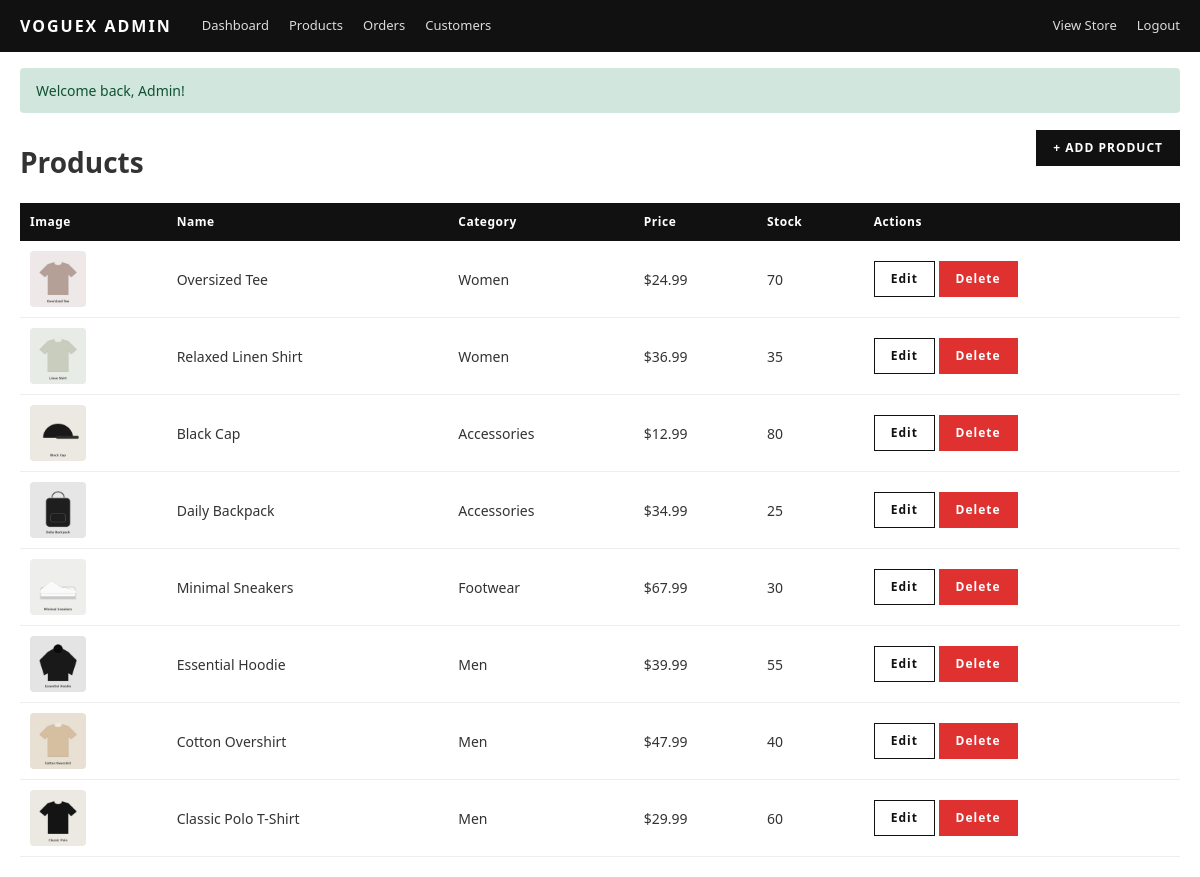
/admin/products.php (signed in), run on the app's committed database.
### tables this page shows
CREATE TABLE IF NOT EXISTS products (
  id INT AUTO_INCREMENT PRIMARY KEY,
  category_id INT NOT NULL,
  name VARCHAR(150) NOT NULL,
  description TEXT,
  price DECIMAL(10,2) NOT NULL,
  old_price DECIMAL(10,2) DEFAULT NULL,
  image VARCHAR(255) DEFAULT 'placeholder.jpg',
  badge VARCHAR(20) DEFAULT NULL,
  stock INT NOT NULL DEFAULT 50,
  is_bestseller TINYINT(1) NOT NULL DEFAULT 0,
  created_at TIMESTAMP DEFAULT CURRENT_TIMESTAMP,
  FOREIGN KEY (category_id) REFERENCES categories(id) ON DELETE CASCADE
);

CREATE TABLE IF NOT EXISTS categories (
  id INT AUTO_INCREMENT PRIMARY KEY,
  name VARCHAR(80) NOT NULL UNIQUE
);

### admin/products.php (the view, shortened to what this page needs)
<?php
include '_header.php';
$res = $conn->query('SELECT p.*, c.name AS cat FROM products p JOIN categories c ON c.id=p.category_id ORDER BY p.id DESC');
?>
<div class="toolbar">
  <h1 class="page-title" style="margin:28px 0 0">Products</h1>
  <a href="product_form.php" class="btn btn-small">+ ADD PRODUCT</a>
</div>
<div class="table-scroll"><table>
  <tr><th>Image</th><th>Name</th><th>Category</th><th>Price</th><th>Stock</th><th>Actions</th></tr>
  <?php while ($p = $res->fetch_assoc()): ?>
  <tr>
    <td><img src="../images/<?= e($p['image']) ?>" alt="" onerror="this.onerror=null;this.src='../images/placeholder.jpg'"></td>
    <td><?= e($p['name']) ?></td>
    <td><?= e($p['cat']) ?></td>
    <td><?= money($p['price']) ?></td>
    <td><?= (int)$p['stock'] ?></td>
    <td>
      <a class="btn btn-small btn-light" href="product_form.php?id=<?= (int)$p['id'] ?>">Edit</a>
      <a class="btn btn-small btn-danger" href="products.php?delete=<?= (int)$p['id'] ?>" data-confirm="Delete this product?">Delete</a>
    </td>
  </tr>
  <?php endwhile; ?>
</table></div>
<?php include '_footer.php'; ?>

### css/style.css (style rules this page uses)
:root { --black:#111; --beige:#efe6da; --grey:#f5f5f5; --red:#e03131; --text:#333; }
* { box-sizing:border-box; margin:0; padding:0; }
body { font-family:'Segoe UI',Arial,sans-serif; color:var(--text); background:#fff; line-height:1.5; }
a { color:inherit; text-decoration:none; }
img { max-width:100%; display:block; }
.btn { display:inline-block; background:var(--black); color:#fff; padding:13px 28px; border:1px solid var(--black); font-size:13px; font-weight:600; letter-spacing:1px; cursor:pointer; }
.btn-light { background:transparent; color:var(--black); }
.btn-small { padding:8px 16px; font-size:12px; }
.btn-danger { background:var(--red); border-color:var(--red); }
.page-title { font-size:28px; margin:28px 0 18px; }
.toolbar { display:flex; justify-content:space-between; gap:14px; flex-wrap:wrap; margin-bottom:20px; align-items:center; }
table { width:100%; border-collapse:collapse; margin-bottom:20px; font-size:14px; }
th { background:var(--black); color:#fff; text-align:left; padding:10px; font-size:12px; letter-spacing:.5px; }
td { padding:10px; border-bottom:1px solid #eee; vertical-align:middle; }
td img { width:56px; height:56px; object-fit:cover; border-radius:4px; }
.table-scroll { overflow-x:auto; }

### data on the page
products: image (picture), name "Oversized Tee", category.name "Women", price "$24.99", stock "70"
products: image (picture), name "Relaxed Linen Shirt", category.name "Women", price "$36.99", stock "35"
products: image (picture), name "Black Cap", category.name "Accessories", price "$12.99", stock "80"
products: image (picture), name "Daily Backpack", category.name "Accessories", price "$34.99", stock "25"
products: image (picture), name "Minimal Sneakers", category.name "Footwear", price "$67.99", stock "30"
products: image (picture), name "Essential Hoodie", category.name "Men", price "$39.99", stock "55"
products: image (picture), name "Cotton Overshirt", category.name "Men", price "$47.99", stock "40"
products: image (picture), name "Classic Polo T-Shirt", category.name "Men", price "$29.99", stock "60"

### other printed values
$msg "Welcome back, Admin!"
